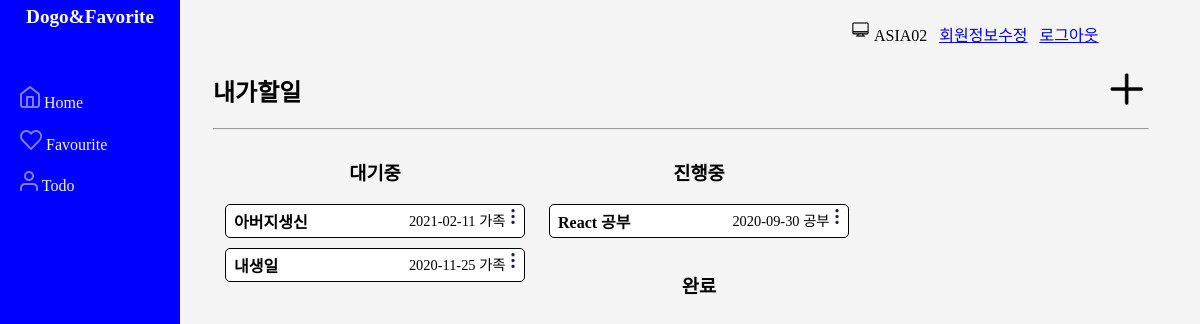
Screenshot of /second/todo (signed in) with the database file from the repository.
### second/models.py (models this page shows)
class User(AbstractUser): #사용자 정보 추가 (사용자 처리는 전담.)
    phone_number=models.CharField(max_length=20, blank=True)
    profile = models.ImageField(verbose_name='user\'s profile image', null=True, blank=True, upload_to='second/profiles/')

class Todo(models.Model):
    STATUS_LIST=[
        ('Pending', '할일'),
        ('Inprogress', '진행중'),
        ('End', '완료'),
    ]
    seq = models.AutoField(primary_key = True)
    name = models.CharField(max_length=50)
    status = models.CharField(max_length=10, choices=STATUS_LIST)
    reg_date = models.DateField(auto_now_add = True)
    end_date = models.DateField()
    del_yn = models.BooleanField(default=False)
    user = models.CharField(max_length=30, default='AnonymousUser')
    group = models.ForeignKey(TodoGroup, on_delete = models.CASCADE)

class TodoGroup(models.Model):
    seq = models.AutoField(primary_key = True)
    name = models.CharField(max_length=50)
    reg_date = models.DateField(auto_now_add=True)
    del_yn = models.BooleanField(default=False)
    def __str__(self):
        return self.name

### second/views.py (the view)
# urls.py: path('todo', views.todo, name='todos'),
@login_required
def todo(request):
    todos_pending = Todo.objects.filter(status='Pending', user=request.user.username)
    todos_inprogress = Todo.objects.filter(status='Inprogress', user=request.user.username)
    todos_end = Todo.objects.filter( status='End', user=request.user.username)
    return render(request, 'second/todos.html', {
        'todos_pending' : todos_pending,
        'todos_inprogress' : todos_inprogress,
        'todos_end' : todos_end
    })

### second/templates/second/todos.html (shortened to what this page needs)
{% extends 'second/layout.html' %}
{% block content %}
{% load static %}
<div id="content-block">
<h2>내가할일<span class='right-content'><a href="{% url 'second:todo_add' %}"><img src="{% static 'second/icon_add.png' %}"/></a></span></h2>
<hr>
<div class='item-box-enclose-3'>
    <h3 class='center'>대기중</h3>
        {% for todo in todos_pending %}
        <div class='item-box' id='item-box-{{ todo.seq }}'>
            <span class='headline-small'><a href="{% url 'second:todo_detail' todo.seq %}">{{ todo.name }}</a></span>
            <div class='right-content'>
            {{ todo.end_date|date:"Y-m-d" }}
            {{ todo.group }}
                <div class='item-box-image'>
                    <img src="{% static 'second/icon_more.png' %}"  id= 'item-box-{{todo.seq}}-image' style='height:1em;'/>
                </div>
           </div>
        </div>
        {% endfor %}
</div>
<div class='item-box-enclose-3'>
    <h3 class='center'>진행중</h3>
    {% for todo in todos_inprogress %}
        <div class='item-box' id='item-box-{{ todo.seq }}'>
            <span class='headline-small'><a href="{% url 'second:todo_detail' todo.seq %}">{{ todo.name }}</a></span>
            <div class='right-content'>
            {{ todo.end_date|date:"Y-m-d" }}
            {{ todo.group }}
                <div class='item-box-image'>
                    <img src="{% static 'second/icon_more.png' %}"  id= 'item-box-{{todo.seq}}-image' style='height:1em;'/>
                </div>
            </div>
    </div>
    {% endfor %}
</div>
<div class='item-box-enclose-3'>
    <h3 class='center'>완료</h3>
</div>
</div>
{% endblock %}

### second/templates/second/layout.html (shortened to what this page needs)
<!DOCTYPE html>
<html>
    <head>
{% load static %}
    </head>
    <body>
        <div id="list">
        <div class="headline">Dogo&amp;Favorite</div>
        <ul>
        <li><img src="{% static 'second/icon_home.png' %}"/> <a href="{% url 'second:index' %}">Home</a> </li>
        <li><img src="{% static 'second/icon_favorite.png' %}"/> <a href="{% url 'second:favourites' %}">Favourite</a> </li>
        <li><img src="{% static 'second/icon_todo.png' %}"/> <a href="{% url 'second:todos' %}">Todo</a></li>
    </ul>
    </div>
    <div id="contents">
        {% if request.user.is_authenticated == False %}
        <div class='block-upper'><a href="{% url 'second:login' %}">로그인</a> &nbsp;
            <a href="{% url 'second:signup' %}">회원가입</a></div>
        {% else %}
        <div class='block-upper'>
        {% if request.user.profile %}
        <img style="border-radius:50%%;width:1.3em;height:1.3em;" src="{{request.user.profile.url}}"/>
        {% endif %}
        {{request.user}} &nbsp;
        <a href="{% url 'second:changeuserinfo' %}">회원정보수정</a> &nbsp;
        <a href="{% url 'second:logout' %}">로그아웃</a></div>
        {% endif %}
        {% block content %}
        {% endblock %}
    </div>
    </body>
</html>

### static/second/style.css (style rules this page uses)
html, body { height:100%; padding:0px; margin:0px; background:#f4f4f4; min-width:500px; }
#list { float:left; width:180px; height:100%; color:#f4f4f4; background-color:blue; margin-right:1em; }
#list ul { padding:0px; list-style-type:none; margin-top:3em; }
.headline { text-align:center; padding:0.3em; font-size:larger; color:white; font-weight:bold; }
#list li { line-height:2em; padding:0.3em; padding-left:20px; }
#list ul a { color:#f4f4f4; text-decoration:none; }
.block-upper { margin-left: calc(100% - 350px); padding-top:20px; padding-right:40px; padding-bottom:15px; }
#content-block { width: calc(98% - 240px); padding:3em; padding-top:0; margin:5px; margin-top:0px; margin-left:165px; }
h2 { margin-top:0; padding-top:0.5em; }
.item-box { border:1px solid black; background:white; padding:4px; margin:10px; border-radius:5px; width:calc (98% - 40px); position:relative; }
.headline-small { font-weight:bold; color:black; padding-left:4px; }
.headline-small a { text-decoration:none; }
.right-content { float:right; font-size:0.9em; }
.item-box-enclose-3 { float:left; width:320px; position:relative; padding:2px; }
.center { text-align:center; }
h2 .right-content img { height:1.5em; width:1.5em; margin-right:0.3em; margin-bottom:0.3em; }
.item-box a { text-decoration:none; color:black !important; }
.item-box-image { cursor:pointer; }
.item-box-image { float:right; }

### rows the page displays
User: user.profile (picture), user "ASIA02"
Todo: name "아버지생신", end_date "2021-02-11", group "가족"
Todo: name "내생일", end_date "2020-11-25", group "가족"
Todo: name "React 공부", end_date "2020-09-30", group "공부"
